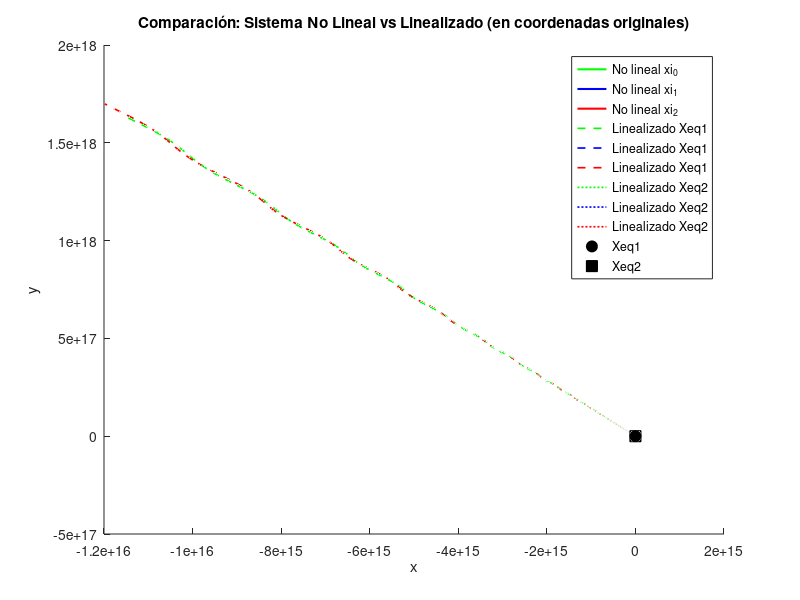

Reproduce this figure in MATLAB.

clc; clear; close all;

%% Parámetros del sistema
a = 0.2; b = 0.2; c = 5.7;

% Condiciones iniciales
xi_0 = [0.01, -0.03, 0.04];
xi_1 = [6, -28, 28];
xi_2 = [1, 1, 1];

% Ventana temporal
t_span = linspace(0, 200, 5000);

% Sistema de Rössler
rossler = @(t,x) [-x(2) - x(3);
                  x(1) + a*x(2);
                  b + x(3)*(x(1) - c)];

% Resolver sistema no lineal
[t, cond1] = ode45(rossler, t_span, xi_0);
[~, cond2] = ode45(rossler, t_span, xi_1);
[~, cond3] = ode45(rossler, t_span, xi_2);

%% Calcular puntos de equilibrio
z_eq = roots([a, -c, b]); % ecuación cuadrática
xeq1 = [a*z_eq(1); -z_eq(1); z_eq(1)];
xeq2 = [a*z_eq(2); -z_eq(2); z_eq(2)];

%% Definir sistemas linealizados (Jacobiano en cada equilibrio)
J = @(xeq) [0, -1, -1;
            1, a, 0;
            xeq(3), 0, xeq(1)-c];

f_lin1 = @(t,X) J(xeq1)*X;
f_lin2 = @(t,X) J(xeq2)*X;

% Condiciones iniciales como perturbaciones
X0_lin1_a = xi_0' - xeq1;
X0_lin1_b = xi_1' - xeq1;
X0_lin1_c = xi_2' - xeq1;

X0_lin2_a = xi_0' - xeq2;
X0_lin2_b = xi_1' - xeq2;
X0_lin2_c = xi_2' - xeq2;

% Simulación linealizada
[t1a, X1a] = ode45(f_lin1, t_span, X0_lin1_a);
[~, X1b] = ode45(f_lin1, t_span, X0_lin1_b);
[~, X1c] = ode45(f_lin1, t_span, X0_lin1_c);

[t2a, X2a] = ode45(f_lin2, t_span, X0_lin2_a);
[~, X2b] = ode45(f_lin2, t_span, X0_lin2_b);
[~, X2c] = ode45(f_lin2, t_span, X0_lin2_c);

%% Convertir soluciones linealizadas a coordenadas originales
X1a_orig = X1a + xeq1';
X1b_orig = X1b + xeq1';
X1c_orig = X1c + xeq1';

X2a_orig = X2a + xeq2';
X2b_orig = X2b + xeq2';
X2c_orig = X2c + xeq2';

%% Gráfico combinado
figure;
hold on;
% Sistema no lineal
plot3(cond1(:,1), cond1(:,2), cond1(:,3), 'g-', 'LineWidth', 1.5);
plot3(cond2(:,1), cond2(:,2), cond2(:,3), 'b-', 'LineWidth', 1.5);
plot3(cond3(:,1), cond3(:,2), cond3(:,3), 'r-', 'LineWidth', 1.5);

% Sistema linealizado (convertido a original)
plot3(X1a_orig(:,1), X1a_orig(:,2), X1a_orig(:,3), 'g--', 'LineWidth', 1.2);
plot3(X1b_orig(:,1), X1b_orig(:,2), X1b_orig(:,3), 'b--', 'LineWidth', 1.2);
plot3(X1c_orig(:,1), X1c_orig(:,2), X1c_orig(:,3), 'r--', 'LineWidth', 1.2);

plot3(X2a_orig(:,1), X2a_orig(:,2), X2a_orig(:,3), 'g:', 'LineWidth', 1.2);
plot3(X2b_orig(:,1), X2b_orig(:,2), X2b_orig(:,3), 'b:', 'LineWidth', 1.2);
plot3(X2c_orig(:,1), X2c_orig(:,2), X2c_orig(:,3), 'r:', 'LineWidth', 1.2);

% Puntos de equilibrio
plot3(xeq1(1), xeq1(2), xeq1(3), 'ko', 'MarkerSize', 8, 'MarkerFaceColor', 'k');
plot3(xeq2(1), xeq2(2), xeq2(3), 'ks', 'MarkerSize', 8, 'MarkerFaceColor', 'k');

xlabel('x'); ylabel('y'); zlabel('z');
title('Comparación: Sistema No Lineal vs Linealizado (en coordenadas originales)');
legend('No lineal xi_0','No lineal xi_1','No lineal xi_2',...
       'Linealizado Xeq1','Linealizado Xeq1','Linealizado Xeq1',...
       'Linealizado Xeq2','Linealizado Xeq2','Linealizado Xeq2',...
       'Xeq1','Xeq2');
